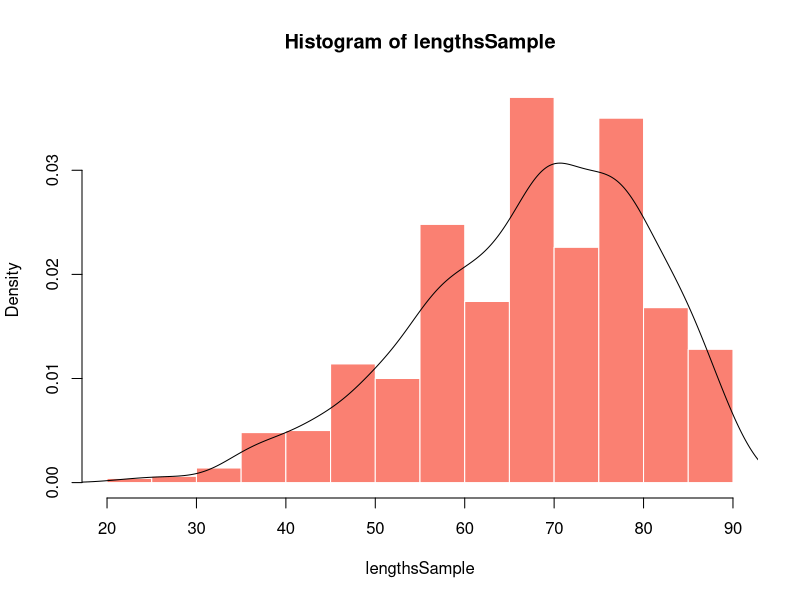
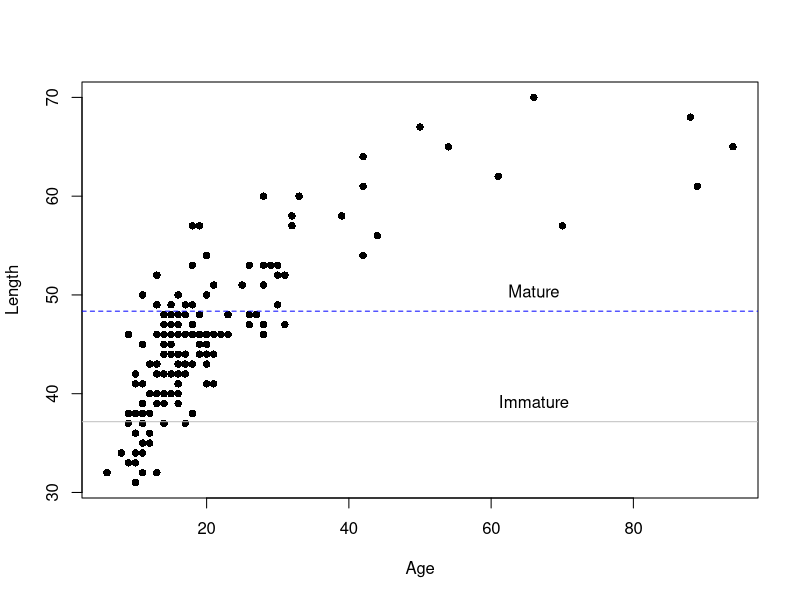
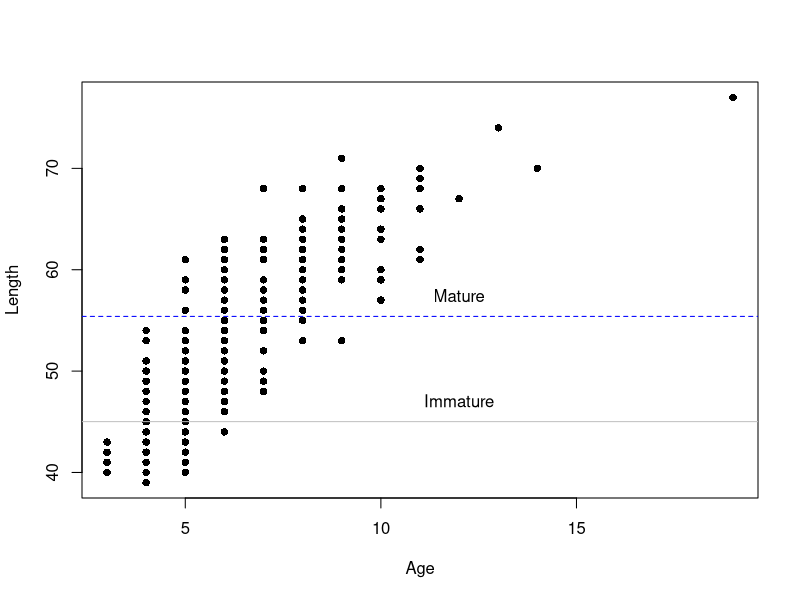
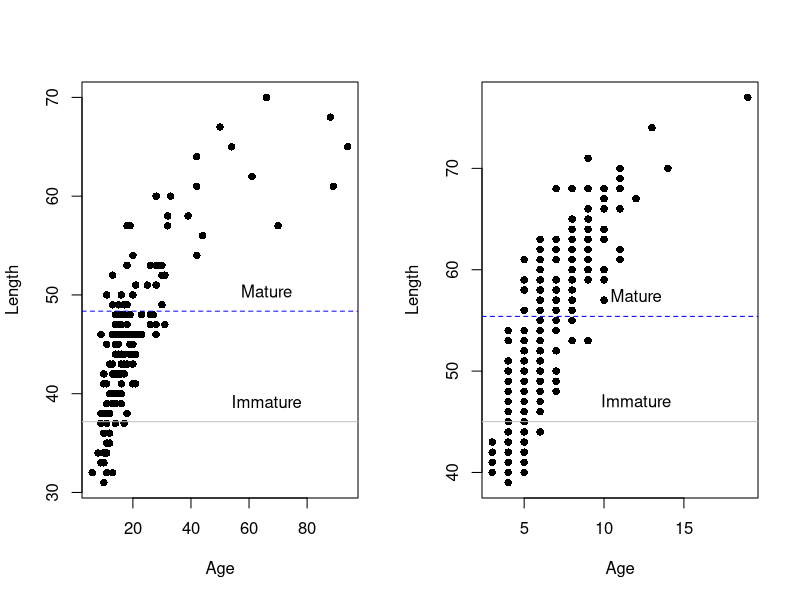

Generate these figures, in order, with R:
# in class 10/25/2021

#==Question 1a ####
# Generate 1000 random variables from a Cauchy distribution with a location parameter 5 and scale parameter 1. Store these values in randomCauchy.
# What are the minimum and maximum values?  What is the mean value?
set.seed(100)
randomCauchy <- rcauchy(n=1000, location = 5, scale = 1)
min_max <- range(randomCauchy)
names(min_max) <- c('min','max')
min_max # min: -113.4176; max: 123.4277
meanz <- mean(randomCauchy)
meanz # 5.483589

#==Question 1b ####
# Create a sequence of numbers from 0.01 to 0.985 in increments of 0.025. Call this vector x.
x <- seq(.01,.985,by=.025)

#==Question 1c ####
# For each value in x, find the density, assuming a Beta distribution with shape parameters equal to 5 and 2 respectively. Name this vector betaDensity.
betaDensity <- dbeta(x, shape1 = 5, shape2 = 2)

#==Question 1d ####
# Renormalize the vector betaDensity by dividing every observation in the vector by the sum of all the observations. Call this new vector betaDensityNorm. The sum of all the observations should now be 1. Check this.
betaDensityNorm <- betaDensity/sum(betaDensity)
sum(betaDensityNorm) # equals 1

#==Question 1e ####
# Create a sequence of integers from 12 to 90 in increments of 2. Call this vector lengths.
lengths <- seq(12,90,by=2)

#==Question 1f ####
# The vectors betaDensityNorm, and lengths should all be of length 40 (check!). Create a random sample of 1000 lengths from the vector lengths with weighted probabilities for each length given by the vector betaDensityNorm. Call this vector lengthsSample.

length(betaDensityNorm) # = 40
length(lengths) # = 40
lengthsSample <- sample(x= lengths, size= 1000, prob = betaDensityNorm, replace = TRUE)

#==Question 1g ####
# Create a histogram from the vector lengthsSample. Add a density curve. Change the default plot to make your histogram “pretty” (This is subjective so you can add a title, color, . . . or anything that you feel this plot needs).

hist(lengthsSample, freq = FALSE,
     col='salmon', border = 'white')
lines(density(lengthsSample), col = 'black')

#==Question 2a ####
# Read in YERockfish.csv and call it Yelloweye.

Yelloweye <- read.csv('YERockfish.csv')

#==Question 2b ####
# Write a function called Length.Age.Mat() that takes at least (i.e, you may add more for plotting) three parameters (arguments): length, age, and maturity. The function will:

Length.Age.Mat <- function(length, age, maturity){
  Length_Means <- tapply(length, maturity, mean, na.rm=TRUE)
  Age_Means <- tapply(age, maturity, mean, na.rm=TRUE)  
  plotz <- plot(x=age, y=length, xlab='Age', ylab='Length', pch=16)
  abline(h=Length_Means['Immature'], col='grey')
  abline(h=Length_Means['Mature'], col='blue', lty=2)
  text(x=(max(age, na.rm = TRUE)-min(age, na.rm = TRUE))*.75, y=Length_Means['Immature']+2, labels = 'Immature')
  text(x=(max(age, na.rm = TRUE)-min(age, na.rm = TRUE))*.75, y=Length_Means['Mature']+2, labels = 'Mature')
  
  return(list(plotz, Length_Means, Age_Means))
}

Length.Age.Mat(Yelloweye$length, Yelloweye$age, Yelloweye$maturity)

##   plot the length (y-axis) at age (x-axis) data with proper labels

## calculate the mean length and mean age for each stage of maturity (Immature, Mature, and Unknown) and store them as vectors called Length_Means and Age_Means

## plot the Length_Means for Immature and Mature as horizonal lines (e.g., abline() function) on the length at age plot. Format the plot to match the plot provided below.

## return Length_Means and Age_Means as a list.

#==Question 2c ####
# Read in Cabezon.csv and call it Cabezon. Use Length.Age.Mat()to create a length at age plot and find the mean lengths and mean ages for Cabezon!

Cabezon <- read.csv('Cabezon.csv')

Length.Age.Mat(Cabezon$length, Cabezon$age, Cabezon$maturity)

#==Question 2d ####
# Create a multi-panel plot using Cabezon and Yelloweye’s length at age plots using layout() or par(mfrow).

par(mfrow=c(1,2))
Length.Age.Mat(Yelloweye$length, Yelloweye$age, Yelloweye$maturity)
Length.Age.Mat(Cabezon$length, Cabezon$age, Cabezon$maturity)